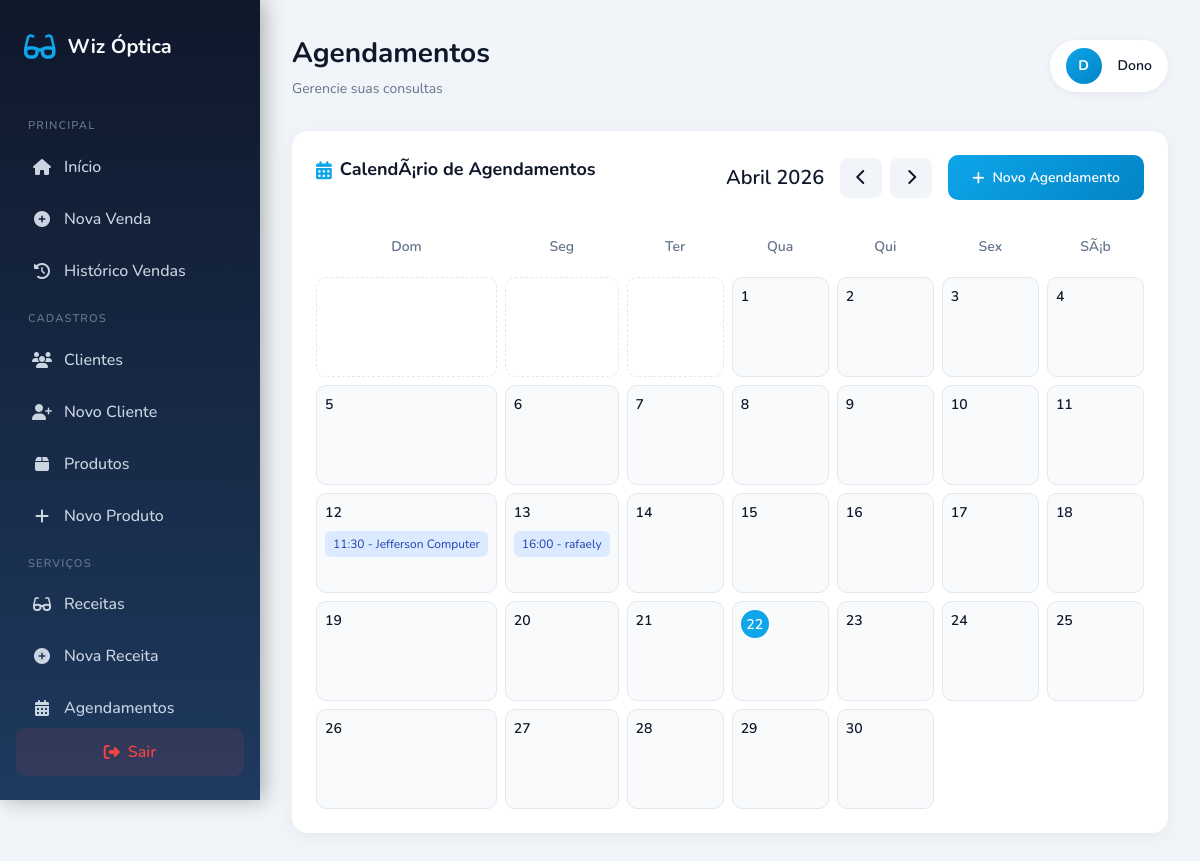
/views/agendamentos/index.php (signed in), run on the app's committed database.
### tables this page shows
CREATE TABLE `agendamentos` (
  `id` bigint(20) UNSIGNED NOT NULL,
  `cliente_id` bigint(20) UNSIGNED NOT NULL,
  `data_consulta` date NOT NULL,
  `hora_consulta` time NOT NULL,
  `tipo_consulta` varchar(50) DEFAULT NULL,
  `status` varchar(20) NOT NULL DEFAULT 'agendado',
  `observacoes` text DEFAULT NULL,
  `criado_em` timestamp NOT NULL DEFAULT current_timestamp(),
  `atualizado_em` timestamp NULL DEFAULT NULL ON UPDATE current_timestamp()
);

CREATE TABLE `clientes` (
  `id` bigint(20) UNSIGNED NOT NULL,
  `nome` varchar(100) NOT NULL,
  `telefone` varchar(20) DEFAULT NULL,
  `cpf` varchar(14) DEFAULT NULL,
  `email` varchar(100) DEFAULT NULL,
  `data_nascimento` date DEFAULT NULL,
  `criado_em` timestamp NOT NULL DEFAULT current_timestamp(),
  `endereco` text DEFAULT NULL,
  `bairro` text DEFAULT NULL,
  `numero` int(11) DEFAULT NULL
);

### config/database.php (called while the page is built, shortened)
<?php
class Database {
    private static $instance = null;
    private $connection;
    private function __construct() {
        try {
            $dsn = "mysql:host=" . DB_HOST . ";dbname=" . DB_NAME . ";charset=" . DB_CHARSET;
            $this->connection = new PDO($dsn, DB_USER, DB_PASS);
            $this->connection->setAttribute(PDO::ATTR_ERRMODE, PDO::ERRMODE_EXCEPTION);
            $this->connection->setAttribute(PDO::ATTR_DEFAULT_FETCH_MODE, PDO::FETCH_ASSOC);
        } catch (PDOException $e) {
            die("Erro na conexão com o banco de dados: " . $e->getMessage());
        }
    }
    public static function getInstance() {
        if (self::$instance === null) {
            self::$instance = new self();
        }
        return self::$instance;
    }
    public function getConnection() {
        return $this->connection;
    }
}
?>

### models/BaseModel.php (called while the page is built, shortened)
<?php
require_once __DIR__ . '/../config/database.php';
class BaseModel
{
    public function __construct()
    {
        $this->db = Database::getInstance()->getConnection();
    }
}

### models/AgendamentoModel.php (called while the page is built, shortened)
<?php
require_once __DIR__ . '/BaseModel.php';
class AgendamentoModel extends BaseModel
{
    protected $table = 'agendamentos';
    public function getAllByDateRange($dataInicio, $dataFim)
    {
        $sql = "SELECT a.*, c.nome as cliente_nome, c.telefone as cliente_telefone
                FROM {$this->table} a
                LEFT JOIN clientes c ON a.cliente_id = c.id
                WHERE DATE(a.data_consulta) BETWEEN :data_inicio AND :data_fim
                ORDER BY a.data_consulta ASC, a.hora_consulta ASC";
        $stmt = $this->db->prepare($sql);
        $stmt->bindValue(':data_inicio', $dataInicio);
        $stmt->bindValue(':data_fim', $dataFim);
        $stmt->execute();
        return $stmt->fetchAll();
    }
}

### views/agendamentos/index.php (the view, shortened to what this page needs)
<?php
require_once __DIR__ . '/../../config/database.php';
require_once __DIR__ . '/../../models/AgendamentoModel.php';
$agendamentoModel = new AgendamentoModel();
$mes = isset($_GET['mes']) ? (int)$_GET['mes'] : date('n');
$ano = isset($_GET['ano']) ? (int)$_GET['ano'] : date('Y');
$dataInicio = date('Y-m-01', strtotime("{$ano}-{$mes}-01"));
$dataFim = date('Y-m-t', strtotime("{$ano}-{$mes}-01"));
$agendamentos = $agendamentoModel->getAllByDateRange($dataInicio, $dataFim);
$agendamentosPorDia = [];
foreach ($agendamentos as $ag) {
    $dia = date('j', strtotime($ag['data_consulta']));
    if (!isset($agendamentosPorDia[$dia])) {
        $agendamentosPorDia[$dia] = [];
    }
    $agendamentosPorDia[$dia][] = $ag;
}
$nomeMes = [
    1 => 'Janeiro', 2 => 'Fevereiro', 3 => 'MarÃ§o', 4 => 'Abril',
    5 => 'Maio', 6 => 'Junho', 7 => 'Julho', 8 => 'Agosto',
    9 => 'Setembro', 10 => 'Outubro', 11 => 'Novembro', 12 => 'Dezembro'
];
$primeiroDia = date('w', strtotime($dataInicio));
$diasNoMes = date('t', strtotime($dataInicio));
include __DIR__ . '/../layout_base.php';
?>
<div class="card">
    <div class="calendar-header">
        <h2 class="card-title">
            <i class="fas fa-calendar-alt"></i>
            CalendÃ¡rio de Agendamentos
        </h2>
        <div style="display: flex; gap: 1rem; align-items: center;">
            <span style="font-size: 1.25rem; font-weight: 600; color: #0f172a;">
                <?php echo $nomeMes[$mes] . ' ' . $ano; ?>
            </span>
            <div class="calendar-nav">
                <a href="index.php?mes=<?php echo $mes-1; ?>&ano=<?php echo $ano; ?>">
                    <i class="fas fa-chevron-left"></i>
                </a>
                <a href="index.php?mes=<?php echo $mes+1; ?>&ano=<?php echo $ano; ?>">
                    <i class="fas fa-chevron-right"></i>
                </a>
            </div>
            <a href="novo.php" class="btn btn-primary">
                <i class="fas fa-plus"></i>
                Novo Agendamento
            </a>
        </div>
    </div>
    <div class="calendar-grid">
        <div class="calendar-day-header">Dom</div>
        <div class="calendar-day-header">Seg</div>
        <div class="calendar-day-header">Ter</div>
        <div class="calendar-day-header">Qua</div>
        <div class="calendar-day-header">Qui</div>
        <div class="calendar-day-header">Sex</div>
        <div class="calendar-day-header">SÃ¡b</div>
        <?php for ($i = 0; $i < $primeiroDia; $i++): ?>
        <div class="calendar-day empty"></div>
        <?php endfor; ?>
        <?php for ($dia = 1; $dia <= $diasNoMes; $dia++): ?>
        <?php
            $dataAtual = date('Y-m-d', strtotime("{$ano}-{$mes}-{$dia}"));
            $isToday = $dataAtual === date('Y-m-d');
            $agendamentosDia = $agendamentosPorDia[$dia] ?? [];
        ?>
        <div class="calendar-day <?php echo $isToday ? 'day-today' : ''; ?>" onclick="showDayAppointments(<?php echo $dia; ?>, '<?php echo $dataAtual; ?>')">
            <div class="day-number"><?php echo $dia; ?></div>
            <?php foreach (array_slice($agendamentosDia, 0, 3) as $ag): ?>
            <div class="appointment-item <?php echo $ag['status']; ?>" onclick="event.stopPropagation(); showAppointmentDetails(<?php echo $ag['id']; ?>)">
                <?php echo date('H:i', strtotime($ag['hora_consulta'])) . ' - ' . $ag['cliente_nome']; ?>
            </div>
            <?php endforeach; ?>
        </div>
        <?php endfor; ?>
    </div>
</div>
<?php include __DIR__ . '/../layout_end.php'; ?>

### views/layout_base.php (style rules this page uses)
* { box-sizing: border-box; margin: 0; padding: 0; }
body { font-family: 'Nunito', sans-serif; background: #f1f5f9; }
.card { background: white; border-radius: 16px; padding: 1.5rem; box-shadow: 0 4px 20px rgba(0,0,0,0.05); margin-bottom: 1.5rem; }
.card-title { font-size: 1.125rem; font-weight: 700; color: #0f172a; margin-bottom: 1rem; display: flex; align-items: center; gap: 0.5rem; }
.card-title i { color: #0ea5e9; }
.btn { display: inline-flex; align-items: center; gap: 0.5rem; padding: 0.75rem 1.5rem; border-radius: 10px; font-weight: 600; font-family: inherit; font-size: 0.875rem; cursor: pointer; transition: all 0.2s ease; border: none; }
.btn-primary { background: linear-gradient(135deg, #0ea5e9, #0284c7); color: white; }

### views/agendamentos/index.php (style rules this page uses)
.calendar-grid { display: grid; grid-template-columns: repeat(7, 1fr); gap: 8px; }
.calendar-header { display: flex; justify-content: space-between; align-items: center; margin-bottom: 1.5rem; }
.calendar-nav { display: flex; gap: 0.5rem; }
.calendar-nav a { padding: 0.5rem 1rem; background: #f1f5f9; color: #0f172a; text-decoration: none; border-radius: 8px; font-weight: 500; transition: all 0.2s; }
.calendar-day-header { text-align: center; font-weight: 600; color: #64748b; padding: 0.75rem; font-size: 0.875rem; }
.calendar-day { min-height: 100px; background: #f8fafc; border-radius: 10px; padding: 0.5rem; border: 1px solid #e2e8f0; transition: all 0.2s; }
.calendar-day.empty { background: transparent; border: 1px dashed #e2e8f0; }
.day-number { font-weight: 600; color: #0f172a; margin-bottom: 0.5rem; font-size: 0.875rem; }
.day-today .day-number { background: #0ea5e9; color: white; width: 28px; height: 28px; border-radius: 50%; display: flex; align-items: center; justify-content: center; }
.appointment-item { background: #dbeafe; color: #1e40af; padding: 0.25rem 0.5rem; border-radius: 6px; font-size: 0.75rem; margin-bottom: 0.25rem; cursor: pointer; white-space: nowrap; overflow: hidden; text-overflow: ellipsis; }

### data on the page
agendamentos: hora_consulta "11:30", cliente.nome "Jefferson Computer"
agendamentos: hora_consulta "16:00", cliente.nome "rafaely"

### other printed values
$currentPage "Agendamentos"
$currentModule "Gerencie suas consultas"
substr($_SESSION['usuario_nome'] ?? 'U', 0, 1) "D"
$_SESSION['usuario_nome'] "Dono"
$nomeMes[$mes] "Abril"
$ano "2026"
